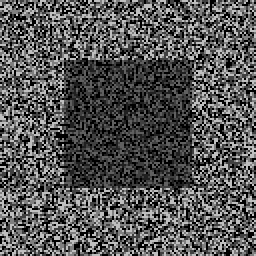
#> input picture HW3/subject/leftTest.png, 128 x 128 px (shown 2 times larger)
$ jupyter execute question1.ipynb   (older library calls are emulated)
#> lines starting #> are read from the running program, lines starting #| are printed output that depends on the picture
#> further down, im1 is the input picture: shape (128, 128); min 0, max 191, mean 83.5
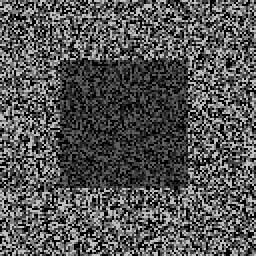
#> input picture HW3/subject/rightTest.png, 128 x 128 px (shown 2 times larger)
#> further down, im2 is the input picture: shape (128, 128); min 0, max 191, mean 83.5
### HW3/question1.py
import numpy as np
import cv2
import itertools
from multiprocessing import Pool
from functools import partial


def compute_disparity(img1, img2, window_size=3, d_min=0, d_max=100, explore_right=True):
#> called with window_size = 5, d_min = 0, d_max = 10, explore_right = False
    h, w = img1.shape
#> h = 128; w = 128
    win_offset = (window_size - 1) // 2
    w_min = win_offset
    w_max = w - win_offset
#> w_max = 126
    h_min = win_offset
    h_max = h - win_offset
#> h_max = 126
    if explore_right:
        w_max -= d_min
    else:
        w_min += d_min
        d_min, d_max = -d_max + 1, -d_min + 1

    disparity = np.zeros((h_max - h_min, w_max - w_min), dtype=int)

    for x_index, x in enumerate(range(w_min, w_max)):
        for y_index, y in enumerate(range(h_min, h_max)):
            min_diff = None
            dist = None
            xd_min = x + d_min
            xd_max = x + d_max
            if explore_right:
                xd_max = min([xd_max, w_max])
            else:
                xd_min = max([xd_min, w_min])
            for xd_index, xd in enumerate(range(xd_min, xd_max)):
                win1 = img1[y - win_offset:y + win_offset + 1, x - win_offset:x + win_offset + 1]
                win2 = img2[y - win_offset:y + win_offset + 1, xd - win_offset:xd + win_offset + 1]
                diff = ssd(win1, win2)
                if min_diff is None or diff < min_diff:
                    min_diff = diff
                    dist = xd - x
            disparity[y_index, x_index] = abs(dist)
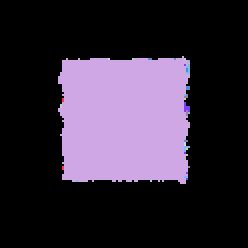
#> disparity: shape (124, 124) int64 (shown 2 times larger); 10 distinct labels, from 0 to 9; one colour per label, 0 black
#| (124, 124)
#| int64
#| 9
#| 0
    return disparity


# add multi process: https://stackoverflow.com/questions/20548628/how-to-do-parallel-programming-in-python
# and https://stackoverflow.com/questions/9911819/python-parallel-map-multiprocessing-pool-map-with-global-data
def compute_disparity_mapped(img1, img2, window_size=3, d_min=0, d_max=100, explore_right=True):
#> called with window_size = 5, d_min = 0, d_max = 10, explore_right = False
    h, w = img1.shape
#> h = 128; w = 128
    win_offset = (window_size - 1) // 2
    w_min = win_offset
    w_max = w - win_offset
#> w_max = 126
    h_min = win_offset
    h_max = h - win_offset
#> h_max = 126
    if explore_right:
        w_max -= d_min
    else:
        w_min += d_min
        d_min, d_max = -d_max + 1, -d_min + 1

    all_yx = itertools.product(range(h_min, h_max), range(w_min, w_max))

    pool = Pool()

    disparity_1d = pool.map(partial(explore_d,
                                    img1=img1,
                                    img2=img2,
                                    win_offset=win_offset,
                                    d_min=d_min,
                                    d_max=d_max,
                                    w_max=w_max,
                                    w_min=w_min),
                            all_yx)
#> disparity_1d = 15376 values, max 9 at index 5921, min 0 at index 0, mean 0.52

    target_w = w_max - w_min
#> target_w = 124
    target_h = h_max - h_min
#> target_h = 124
#| (124, 124)
#| int64
#| 9
#| 0
    disparity = np.fromiter(disparity_1d, dtype=int).reshape((target_h, target_w))
    return disparity


def ssd(window1, window2):
    return np.sum(np.power(window1.astype(np.int) - window2.astype(np.int), 2))


def explore_d(yx, img1, img2, win_offset, d_min, d_max, w_max, w_min):
    y, x = yx

    def comp_windows(d):
        if x + d >= w_max:
            return np.iinfo(np.int).max
        win1 = img1[y - win_offset:y + 1 + win_offset, x - win_offset:x + 1 + win_offset]
        win2 = img2[y - win_offset:y + 1 + win_offset, x - win_offset + d:x + 1 + win_offset + d]
        return ssd(win1, win2)
    cur_d_max = min([d_max, w_max - x + 1])
    cur_d_min = max([d_min, w_min - x])
    disparity_list = map(comp_windows, range(cur_d_min, cur_d_max))
    return np.abs(np.fromiter(disparity_list, dtype=int).argmin() + cur_d_min)


def compute_disparity2(img1, img2, window_size=3, d_min=0, d_max=100, explore_right=True):
#> called with window_size = 5, d_min = 0, d_max = 10, explore_right = False
    h, w = img1.shape
#> h = 128; w = 128

    border_size = d_max + 1
    img1 = cv2.copyMakeBorder(img1, border_size, border_size, border_size, border_size, cv2.BORDER_REPLICATE)
    img2 = cv2.copyMakeBorder(img2, border_size, border_size, border_size, border_size, cv2.BORDER_REPLICATE)

    win_offset = (window_size - 1) // 2
    w_min = border_size
    w_max = border_size + w
#> w_max = 139
    h_min = border_size
    h_max = border_size + h
#> h_max = 139
    d_min_abs = d_min
    if explore_right:
        w_max -= d_min
    else:
        w_min += d_min
        d_min, d_max = -d_max + 1, -d_min + 1

    target_w = w_max - w_min - 2 * win_offset + d_min_abs
#> target_w = 124
    target_h = h_max - h_min - 2 * win_offset
    disparity_val = np.zeros((d_max - d_min, target_h, target_w),
                             dtype=int)

    for d_index, d in enumerate(range(d_min, d_max)):
        img1_crop = img1[h_min:h_max, w_min:w_max]
        img2_crop = img2[h_min:h_max, w_min + d:w_max + d]
        sd = img1_crop.astype(np.int) - img2_crop.astype(np.int)
        sd = np.power(sd, 2)

        for x_index, x in enumerate(range(target_w)):
            for y_index, y in enumerate(range(target_h)):
                win = sd[y:y + 2*win_offset + 1, x:x + 2*win_offset + 1]
                disparity_val[d_index, y_index, x_index] = np.sum(win)

    ret = np.argmin(disparity_val, axis=0) + d_min
#| (124, 124)
#| int64
#| 9
#| 0
    return np.abs(ret)


def compute_disparity2_mapped(img1, img2, window_size=3, d_min=0, d_max=100, explore_right=True):
#> called with window_size = 5, d_min = 0, d_max = 10, explore_right = False
    h, w = img1.shape

    border_size = d_max + 1
    img1 = cv2.copyMakeBorder(img1, border_size, border_size, border_size, border_size, cv2.BORDER_REPLICATE)
    img2 = cv2.copyMakeBorder(img2, border_size, border_size, border_size, border_size, cv2.BORDER_REPLICATE)

    win_offset = (window_size - 1) // 2
    w_min = border_size
    w_max = border_size + w
    h_min = border_size
    h_max = border_size + h
    d_min_abs = d_min
    if explore_right:
        w_max -= d_min
    else:
        w_min += d_min
        d_min, d_max = -d_max + 1, -d_min + 1

    arg_list = []

    for d_index, d in enumerate(range(d_min, d_max)):
        img1_crop = img1[h_min:h_max, w_min:w_max]
        img2_crop = img2[h_min:h_max, w_min + d:w_max + d]
        arg_list.append((img1_crop, img2_crop, win_offset, d_min_abs))
#> after the loop, arg_list = 10 items

    pool = Pool()
    disparity_plan_iter = pool.map(compute_d_plan, arg_list)
    ret = np.argmin(disparity_plan_iter, axis=0) + d_min
    return np.abs(ret)


def compute_d_plan(info):
    img1, img2, win_offset, d_min = info
    target_h, target_w = img1.shape
    target_w -= 2 * win_offset + d_min
    target_h -= 2 * win_offset
    sd = img1.astype(np.int) - img2.astype(np.int)
    sd = np.power(sd, 2)

    disparity_plan = np.zeros((target_h, target_w), dtype=int)
    for x_index, x in enumerate(range(target_w)):
        for y_index, y in enumerate(range(target_h)):
            win = sd[y:y + 2 * win_offset + 1, x:x + 2 * win_offset + 1]
            disparity_plan[y_index, x_index] = np.sum(win)
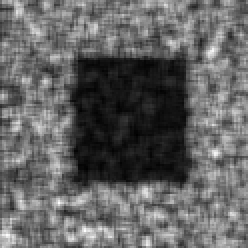
#> disparity_plan: shape (124, 124) int64 (shown 2 times larger); min 24576, max 479244, mean 202507.9; drawn with min black and max white

    return disparity_plan


# [18 lines that do not run on import are left out]

### HW3/question1.ipynb
[cell 1]
import cv2
import pylab
from question1 import *
import time

[cell 2]
im1 = cv2.imread("subject/leftTest.png", cv2.IMREAD_GRAYSCALE)
im2 = cv2.imread("subject/rightTest.png", cv2.IMREAD_GRAYSCALE)

pylab.imshow(im1, cmap=pylab.gray())
pylab.show()
pylab.imshow(im2, cmap=pylab.gray())
pylab.show()

disparity = {}

win_size = 5
min_d = 0
max_d = 10
right = False

[cell 3]
start = time.time()
disparity[1] = compute_disparity(im1, im2,
                              window_size=win_size,
                              d_min=min_d,
                              d_max=max_d,
                              explore_right=right)
print(time.time() - start)
print(disparity[1].shape)
print(disparity[1].dtype)
print(np.max(disparity[1]))
print(np.min(disparity[1]))
pylab.imshow(disparity[1], cmap=pylab.gray())
pylab.show()

[cell 4]
start = time.time()
disparity[2] = compute_disparity_mapped(im1, im2,
                                        window_size=win_size,
                                        d_min=min_d,
                                        d_max=max_d,
                                        explore_right=right)
print(time.time() - start)
print(disparity[2].shape)
print(disparity[2].dtype)
print(np.max(disparity[2]))
print(np.min(disparity[2]))
pylab.imshow(disparity[2], cmap=pylab.gray())
pylab.show()

[cell 5]
start = time.time()
disparity[3] = compute_disparity2(im1, im2,
                               window_size=win_size,
                              d_min=min_d,
                              d_max=max_d,
                              explore_right=right)
print(time.time() - start)
print(disparity[3].shape)
print(disparity[3].dtype)
print(np.max(disparity[3]))
print(np.min(disparity[3]))
pylab.imshow(disparity[3], cmap=pylab.gray())
pylab.show()

[cell 6]
start = time.time()
disparity[4] = compute_disparity2_mapped(im1, im2,
                                         window_size=win_size,
                                         d_min=min_d,
                                         d_max=max_d,
                                         explore_right=right)
#> in compute_d_plan (call 2), `img1, img2, win_offset, d_min = info`: win_offset = 2; d_min = 0
#> in compute_d_plan (call 2), `target_w -= 2 * win_offset + d_min`: target_w = 124
#> after the loop in compute_d_plan (call 2), `for x_index, x in enumerate(range(target_w)):`:
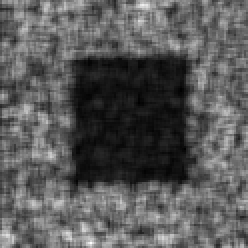
#> disparity_plan: shape (124, 124) int64 (shown 2 times larger); min 22528, max 539280, mean 204182; drawn with min black and max white
#> in compute_d_plan (call 7), `img1, img2, win_offset, d_min = info`:
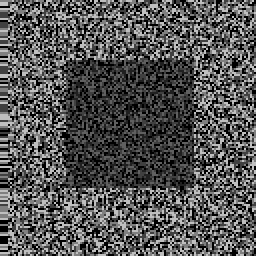
#> img2: shape (128, 128) (shown 2 times larger); min 0, max 191, mean 83.6
#> in compute_d_plan (call 8), `img1, img2, win_offset, d_min = info`:
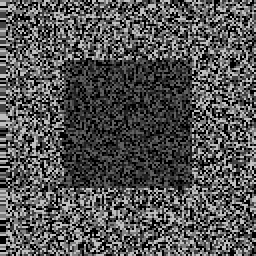
#> img2: shape (128, 128) (shown 2 times larger); min 0, max 191, mean 83.5
#> in compute_d_plan (call 9), `img1, img2, win_offset, d_min = info`:
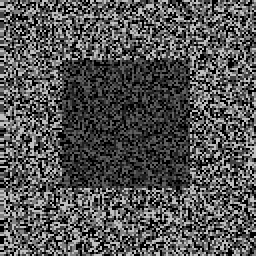
#> img2: shape (128, 128) (shown 2 times larger); min 0, max 191, mean 83.5
#> after the loop in compute_d_plan (call 9), `for x_index, x in enumerate(range(target_w)):`:
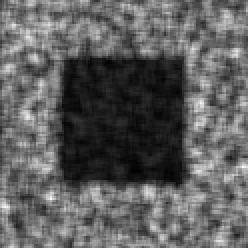
#> disparity_plan: shape (124, 124) int64 (shown 2 times larger); min 19456, max 502927, mean 200810.4; drawn with min black and max white
#> in compute_d_plan (call 10), `sd = img1.astype(np.int) - img2.astype(np.int)`:
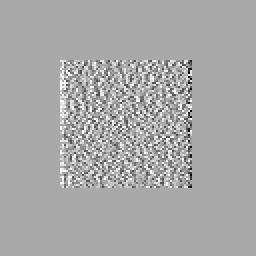
#> sd: shape (128, 128) int64 (shown 2 times larger); min -191, max 96, mean 0; drawn with min black and max white
#> after the loop in compute_d_plan (call 10), `for x_index, x in enumerate(range(target_w)):`:
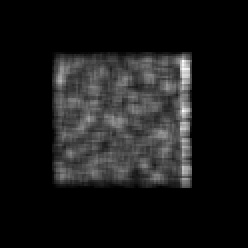
#> disparity_plan: shape (124, 124) int64 (shown 2 times larger); min 0, max 200643, mean 19215.3; drawn with min black and max white
#> in compute_disparity2_mapped, `disparity_plan_iter = pool.map(compute_d_plan, arg_list)`: disparity_plan_iter = 10 items
print(time.time() - start)
print(disparity[4].shape)
#| (124, 124)
print(disparity[4].dtype)
#| int64
print(np.max(disparity[4]))
#| 9
print(np.min(disparity[4]))
#| 0
pylab.imshow(disparity[4], cmap=pylab.gray())
pylab.show()

[cell 7]
for k1, v1 in disparity.items():
    for k2, v2 in disparity.items():
        if np.sum(np.abs(v1 - v2)) != 0:
            print(k1, "vs", k2, "failed")
#> this loop made 4 passes
